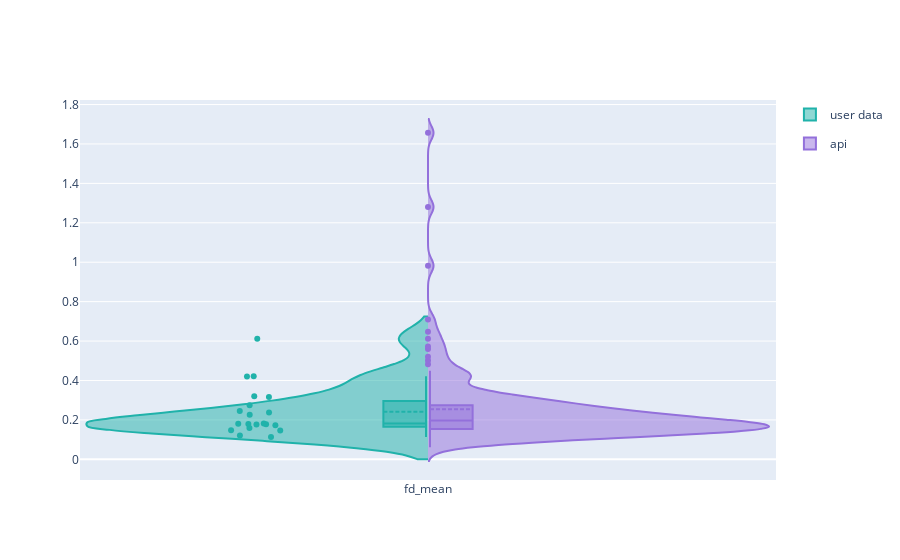

Notebook code cell kept with this figure:
### Code cell
# create a split violin plot for a single variable
fig = go.Figure()
var_name = 'fd_mean' # the variable you want to plot
# the 'my data' variable is a subset of the original df for plotting reasons
# replace it with the actual user data
user_data = df_long[df_long['var'] == var_name][20:40]
fig.add_trace(go.Violin(x=user_data[['var']][user_data['var']==var_name]['var'],
                        y=user_data[['values']][user_data['var']==var_name]['values'],
                        legendgroup='user data', scalegroup='user data', name='user data',
                        side='negative',
                        points='all',
                        pointpos=-0.5, # where to position points
                        jitter=0.1,
                        line_color='lightseagreen')
             )
fig.add_trace(go.Violin(x=df_long[['var']][df_long['var']==var_name]['var'],
                        y=df_long[['values']][df_long['var']==var_name]['values'],
                        legendgroup='api', scalegroup='api', name='api',
                        side='positive',
                        line_color='mediumpurple')
             )
# update characteristics shared by all traces
fig.update_traces(meanline_visible=True,
                  box_visible=True) #scale violin plot area with total count
fig.show()

### Figure 1 — Plotly figure (JSON) as saved in the notebook; plotly's stock layout.template omitted (floating-point values rounded to 4 significant figures; data arrays with more than 128 entries replaced by an {"elided": "..."} marker saying what was removed)
{"data": [{"box": {"visible": true}, "jitter": 0.1, "legendgroup": "user data", "line": {"color": "lightseagreen"}, "meanline": {"visible": true}, "name": "user data", "pointpos": -0.5, "points": "all", "scalegroup": "user data", "side": "negative", "type": "violin", "x": ["fd_mean", "fd_mean", "fd_mean", "fd_mean", "fd_mean", "fd_mean", "fd_mean", "fd_mean", "fd_mean", "fd_mean", "fd_mean", "fd_mean", "fd_mean", "fd_mean", "fd_mean", "fd_mean", "fd_mean", "fd_mean", "fd_mean", "fd_mean"], "y": [0.1723, 0.6122, 0.2377, 0.1585, 0.4211, 0.1209, 0.2748, 0.1765, 0.1784, 0.3198, 0.179, 0.2266, 0.1807, 0.1465, 0.1133, 0.1821, 0.2458, 0.1477, 0.3165, 0.4197]}, {"box": {"visible": true}, "legendgroup": "api", "line": {"color": "mediumpurple"}, "meanline": {"visible": true}, "name": "api", "scalegroup": "api", "side": "positive", "type": "violin", "x": {"elided": "142 str values"}, "y": {"elided": "142 float values"}}], "layout": {}}
